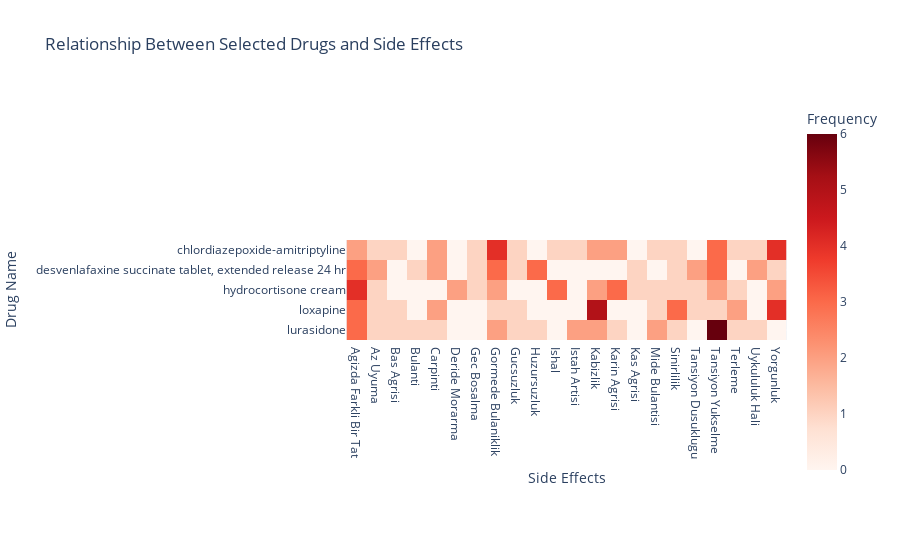

Source (notebook cell):
### Code cell
# Select the top 5 most commonly used drugs
the_most_drugs = side_effects_data['Ilac_Adi'].value_counts().head(5).index

# Filter the data according to these drugs
filtered_data = side_effects_data[side_effects_data['Ilac_Adi'].isin(the_most_drugs)]

# Calculating the frequencies of Drug_Name and Side_Effect (cross table)
drug_effect_df = pd.crosstab(filtered_data['Ilac_Adi'], filtered_data['Yan_Etki'])

fig = px.imshow(drug_effect_df, 
                labels=dict(x = "Side Effects", y = "Drug Name", color = "Frequency"),
                title = "Relationship Between Selected Drugs and Side Effects",
                color_continuous_scale = 'Reds')

fig.show()

### Figure 1 — Plotly figure (JSON) as saved in the notebook; plotly's stock layout.template omitted (floating-point values rounded to 4 significant figures)
{"data": [{"coloraxis": "coloraxis", "hovertemplate": "Side Effects: %{x}<br>Drug Name: %{y}<br>Frequency: %{z}<extra></extra>", "name": "0", "type": "heatmap", "x": ["Agizda Farkli Bir Tat", "Az Uyuma", "Bas Agrisi", "Bulanti", "Carpinti", "Deride Morarma", "Gec Bosalma", "Gormede Bulaniklik", "Gucsuzluk", "Huzursuzluk", "Ishal", "Istah Artisi", "Kabizlik", "Karin Agrisi", "Kas Agrisi", "Mide Bulantisi", "Sinirlilik", "Tansiyon Dusuklugu", "Tansiyon Yukselme", "Terleme", "Uykululuk Hali", "Yorgunluk"], "xaxis": "x", "y": ["chlordiazepoxide-amitriptyline", "desvenlafaxine succinate tablet, extended release 24 hr", "hydrocortisone cream", "loxapine", "lurasidone"], "yaxis": "y", "z": [[2, 1, 1, 0, 2, 0, 1, 4, 1, 0, 1, 1, 2, 2, 0, 1, 1, 0, 3, 1, 1, 4], [3, 2, 0, 1, 2, 0, 1, 3, 1, 3, 0, 0, 0, 0, 1, 0, 1, 2, 3, 0, 2, 1], [4, 1, 0, 0, 0, 2, 1, 2, 0, 0, 3, 0, 2, 3, 1, 1, 1, 1, 2, 1, 0, 2], [3, 1, 1, 0, 2, 0, 0, 1, 1, 0, 0, 0, 5, 0, 0, 1, 3, 1, 1, 2, 0, 4], [3, 1, 1, 1, 1, 0, 0, 2, 1, 1, 0, 2, 2, 1, 0, 2, 1, 0, 6, 1, 1, 0]]}], "layout": {"coloraxis": {"colorbar": {"title": {"text": "Frequency"}}, "colorscale": [[0, "rgb(255,245,240)"], [0.125, "rgb(254,224,210)"], [0.25, "rgb(252,187,161)"], [0.375, "rgb(252,146,114)"], [0.5, "rgb(251,106,74)"], [0.625, "rgb(239,59,44)"], [0.75, "rgb(203,24,29)"], [0.875, "rgb(165,15,21)"], [1, "rgb(103,0,13)"]]}, "title": {"text": "Relationship Between Selected Drugs and Side Effects"}, "xaxis": {"anchor": "y", "constrain": "domain", "domain": [0, 1], "scaleanchor": "y", "title": {"text": "Side Effects"}}, "yaxis": {"anchor": "x", "autorange": "reversed", "constrain": "domain", "domain": [0, 1], "title": {"text": "Drug Name"}}}}
